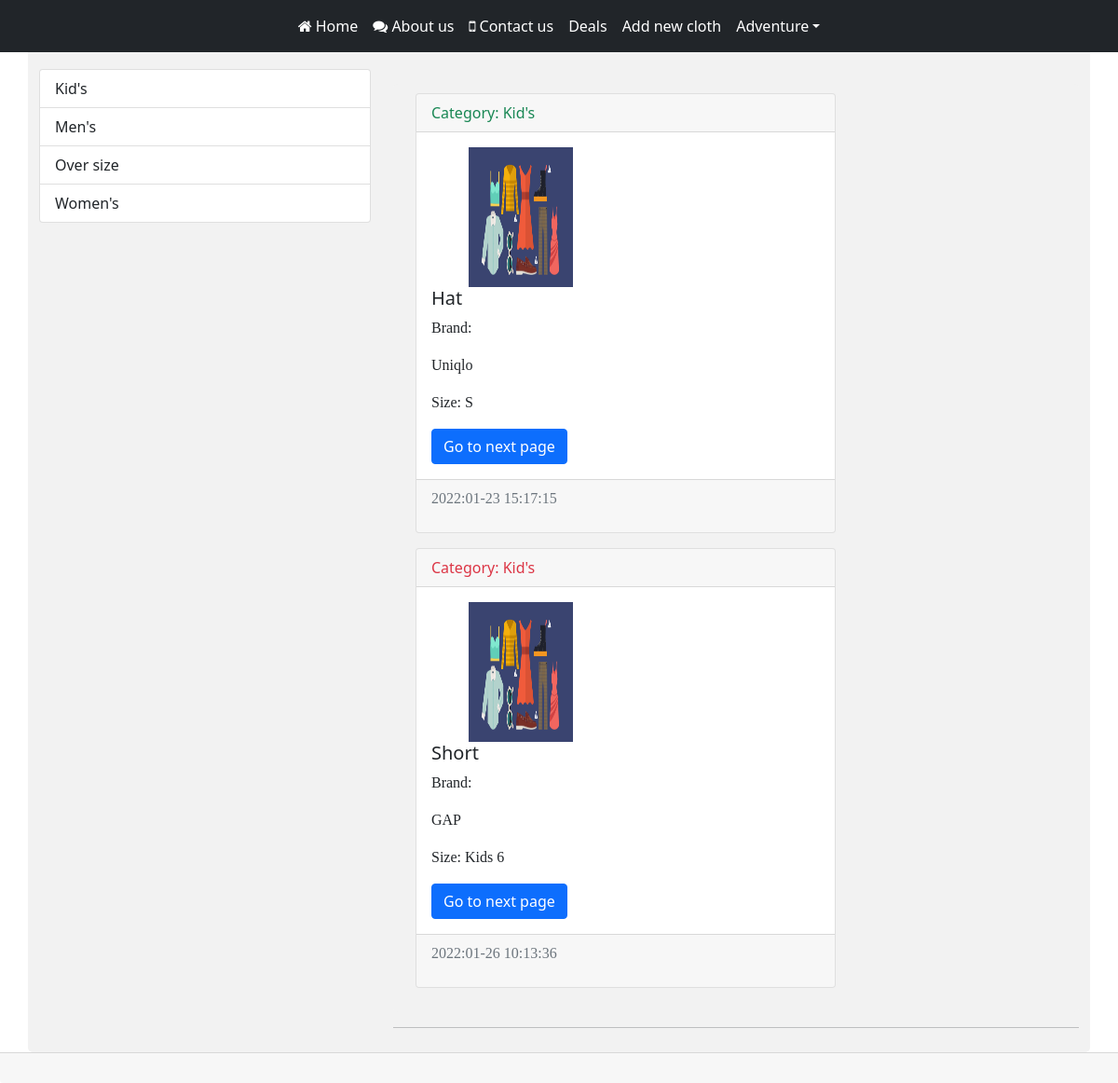
The page /category/3 on the database its author committed.
### reishop/models.py (models this page shows, shortened)
class Category(models.Model):
    cloth_name = models.CharField(max_length=150, db_index=True, verbose_name="Category")
    def __str__(self):
        return self.cloth_name
    class Meta:
        verbose_name = 'Category'
        verbose_name_plural = 'Categories'
        ordering = ['cloth_name']

class Clothes(models.Model):
    id = models.IntegerField(primary_key=True, verbose_name='Number')
    cloth_name = models.CharField(max_length=200, verbose_name='Title')
    cloth_brand = models.CharField(max_length=200, verbose_name='Brand Name')
    cloth_size = models.CharField(max_length=200, verbose_name='Size')
    cloth_date_release = models.DateTimeField(auto_now_add=True, verbose_name='Date')
    photo = models.ImageField(upload_to='photos/%Y/%m/%d', default='')
    category = models.ForeignKey('Category', on_delete=models.PROTECT, null=True, verbose_name='Category')
    is_published = models.BooleanField(default=True, verbose_name='Published')
    class Meta:
        verbose_name = 'Clothes'
        verbose_name_plural = 'Clothes'
        ordering = ['cloth_date_release']

### reishop/views.py (the view)
# urls.py: path('category/<int:category_id>', CategoryView.as_view(extra_context={'title': 'Category header'}), name='category'),
class CategoryView(ListView):
    model = Clothes
    template_name = 'reishop/category_view.html'
    context_object_name = 'item'
    def get_context_data(self, *, object_list=None, **kwargs):
        context = super().get_context_data(**kwargs)
        context['title'] = Category.objects.get(pk=self.kwargs['category_id'])
        return context
    def get_queryset(self):
        return Clothes.objects.filter(category_id=self.kwargs['category_id'], is_published=True)

### reishop/templatetags/cloth_tags.py (called while the page is built)
@register.simple_tag(name='categoryFind')
def find_category():
    return Category.objects.all()

### reishop/templates/reishop/category_view.html (shortened to what this page needs)
{% extends 'Base.html' %}
{% block sidebar %}
{% include '_sidebar.html' %}
{% endblock %}
{% block content %}
<div class="container mt-3">
	<div class="row">
		<div class="col-md-8">
		{% for i in item %}
	<div class="card mb-3">
		<div class="card-header {% cycle 'text-success' 'text-danger' %}">
			Category: {{i.category}}
		</div>
		<div class="card-body">
			<div class="media">
				<div class="media-body">
					{% if i.photo %}
					<img src="{{ i.photo.url }}" width="300">
					{% else %}
					<img src="https://bitsofco.de/content/images/2018/12/broken-1.png" width="300">
					{% endif %}
			<h5 class="card-title">{{i.cloth_name}}</h5>
			<p class="card-text">Brand: {{i.cloth_brand|linebreaks}}</p>
			<p class="card-size">Size: {{i.cloth_size}}</p>
			<a href="#" class="btn btn-primary">Go to next page</a>
				</div>
				</div>
		</div>
		<div class="card-footer text-muted">
			<p>{{i.cloth_date_release|date:"Y:m-d H:i:s"}}</p>
		</div>
	</div>
	{% endfor %}
			</div>
	</div>
</div>
<hr>
{% endblock %}

### templates/_sidebar.html
	{% load cloth_tags %}
			<div class="list-group ">
				{% categoryFind as categories %}
				{% for i in categories %}
                   <a href="{% url 'category' i.pk  %}" class="list-group-item list-group-item-action" aria-current="true">
                    {{ i.cloth_name }}
                   {% endfor %}
  				</a>
			</div>

### reishop/templates/reishop/style.css (style rules this page uses)
p { max-width: 100%; font-family: 'Lora', serif; }
.container { border-radius: 5px; background-color: #f2f2f2; padding: 10px; }
img { display: inline-block; height: 150px; width: 27%; margin-right: 45px; margin-left: 40px; }
body { background-color: #f2f2f2; }

### rows shown on the page
Category: cloth_name "Kid's"
Category: cloth_name "Men's"
Category: cloth_name "Over size"
Category: cloth_name "Women's"
Clothes: category "Kid's", photo (picture), cloth_name "Hat", cloth_brand "Uniqlo", cloth_size "S", cloth_date_release "2022:01-23 15:17:15"
Clothes: category "Kid's", photo (picture), cloth_name "Short", cloth_brand "GAP", cloth_size "Kids 6", cloth_date_release "2022:01-26 10:13:36"
